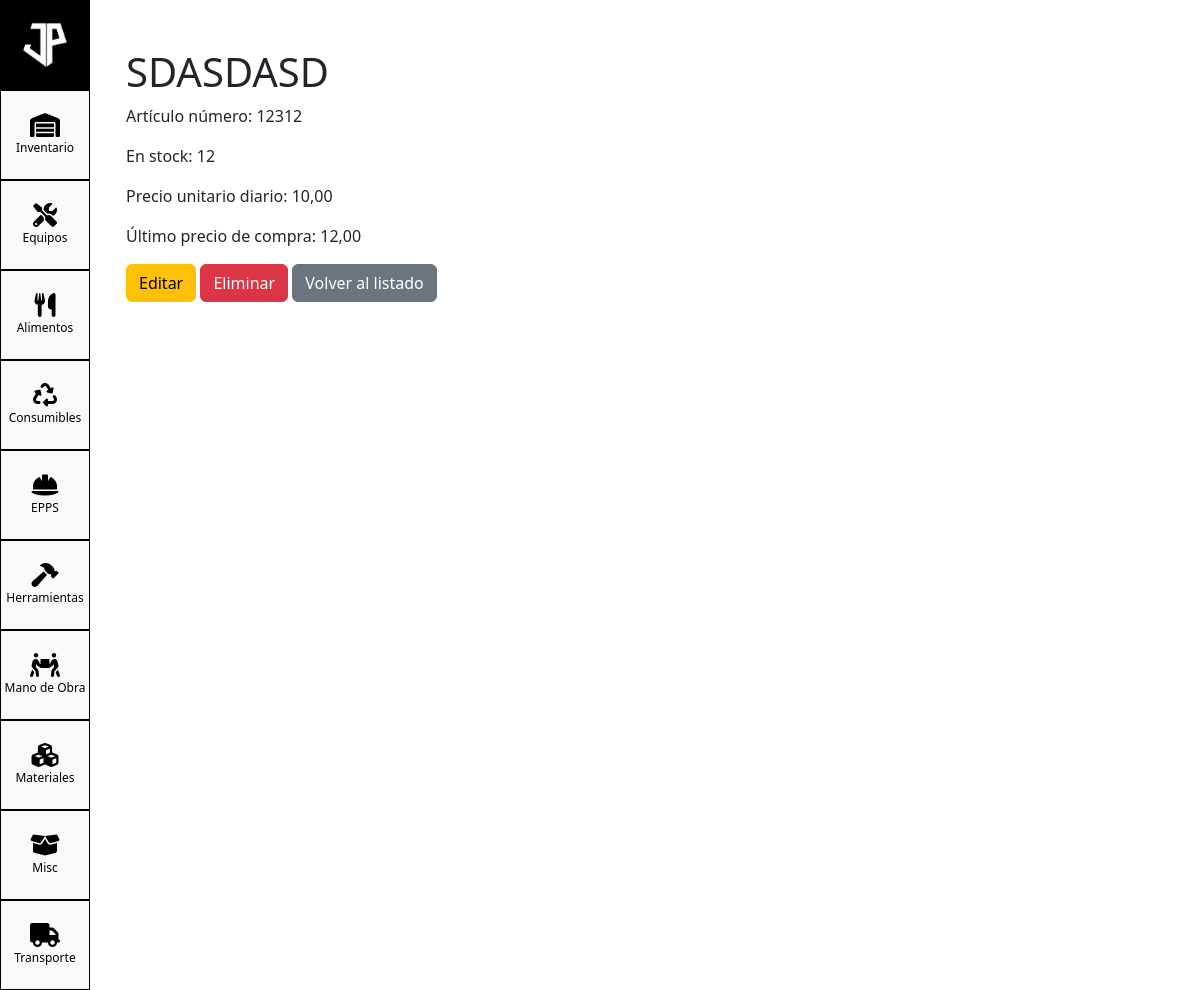
/inventory/inventario/epps/1/, run on the app's committed database.
### inventory/models.py (models this page shows, shortened)
class BaseInventario(models.Model):
    num_articulo = models.CharField(max_length=50)
    descripcion = models.CharField(max_length=255)
    en_stock = models.IntegerField(default=0)
    codigo_barras = models.CharField(max_length=100, blank=True, default='')
    grupo_articulos = models.CharField(max_length=100, default='MISC')
    fabricante = models.CharField(max_length=100, blank=True, default='')
    unidad_medida = models.CharField(max_length=50, blank=True, default='')
    precio_unitario_diario = models.DecimalField(max_digits=10, decimal_places=2, default=0)
    ultimo_precio_compra = models.DecimalField(max_digits=10, decimal_places=2, default=0)
    class Meta:
        abstract = True

class EPPS(BaseInventario):
    grupo_articulos = models.CharField(max_length=100, default='EPPS')

### inventory/views/epps.py (the view)
# urls.py: path('inventario/epps/<int:pk>/', EPPSDetailView.as_view(), name='epps-detail'),
class EPPSDetailView(DetailView):
    model = EPPS
    template_name = 'epps/epps_detail.html'

### inventory/templates/epps/epps_detail.html
{% extends "base_inventario.html" %}
{% block content %}
  <h1>{{ object.descripcion }}</h1>
  <p>Artículo número: {{ object.num_articulo }}</p>
  <p>En stock: {{ object.en_stock }}</p>
  <p>Precio unitario diario: {{ object.precio_unitario_diario }}</p>
  <p>Último precio de compra: {{ object.ultimo_precio_compra }}</p>
  <a href="{% url 'epps-update' object.pk %}" class="btn btn-warning">Editar</a>
  <a href="{% url 'epps-delete' object.pk %}" class="btn btn-danger">Eliminar</a>
  <a href="{% url 'epps-list' %}" class="btn btn-secondary">Volver al listado</a>
{% endblock %}

### static/css/custom.css (style rules this page uses)
body, html { height: 100%; margin: 0; padding: 0; }

### data on the page
EPPS: descripcion "SDASDASD", num_articulo "12312", en_stock "12", precio_unitario_diario "10,00", ultimo_precio_compra "12,00"
